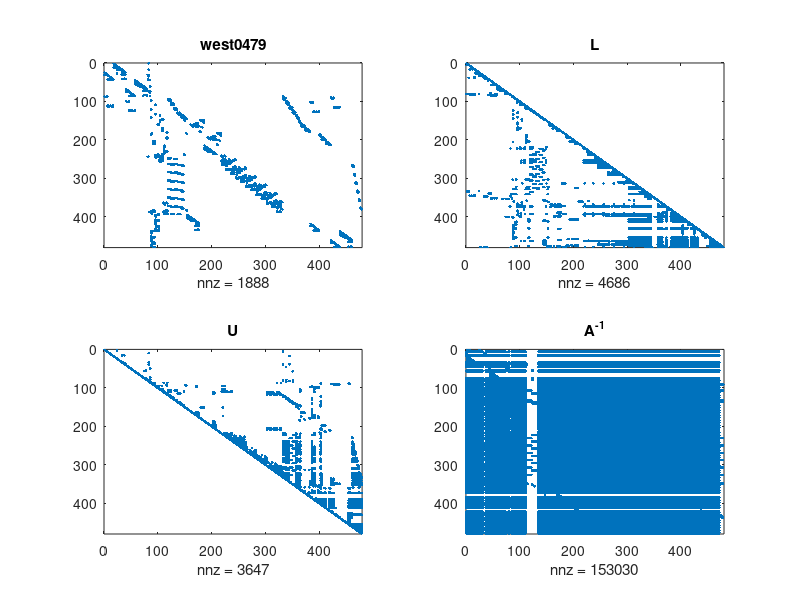
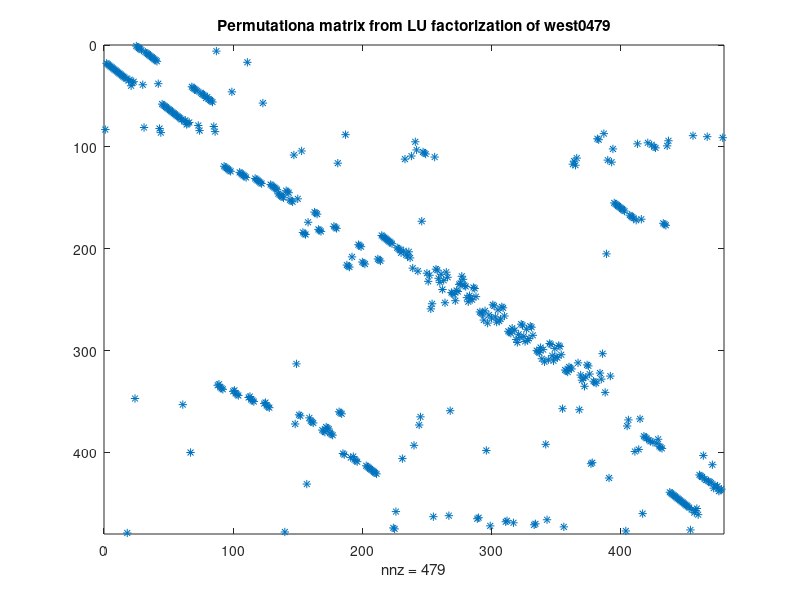
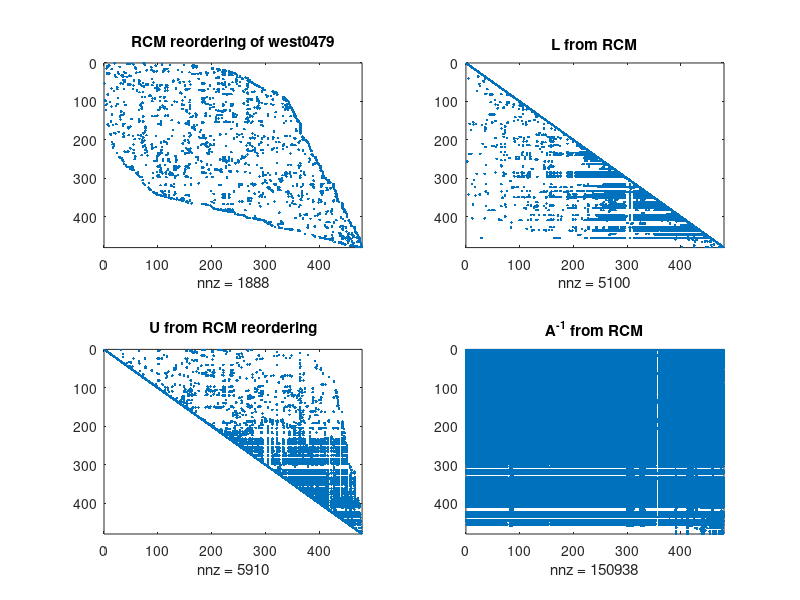
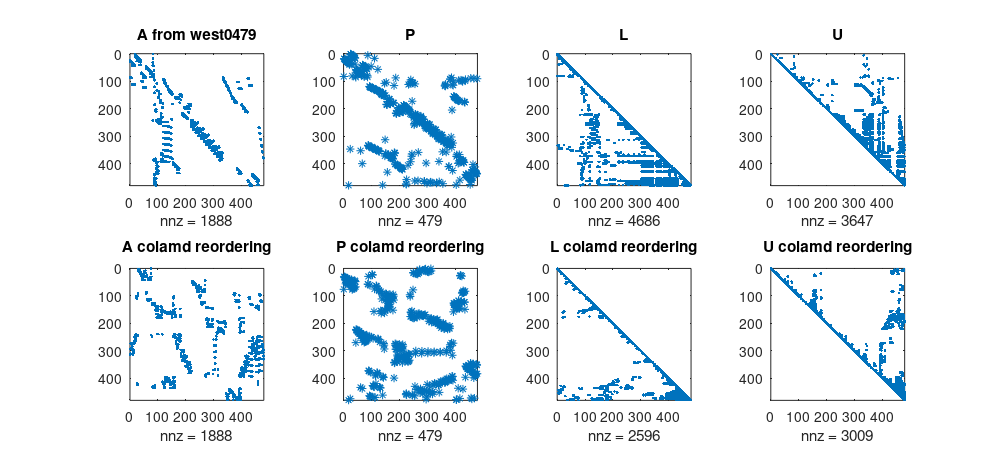

Source code (MATLAB) for these figures, in order:
% MATH2089: File = exwest.m
% Example of fill-in with west0479 matrix

format compact

% Matrix west0479 from Chemical Engineering application
load west0479
A = west0479;
clear west0479;

b = [1:size(A,1)]';

% non-zero elements
figure(1)
subplot(2,2,1)
spy(A)
title('west0479')

% LU factorization
disp('LU factorization with partial pivoting')
t0 = cputime;
[L, U, P] = lu(A);
tf = cputime - t0;
L = tril(L, 0);  
chk = norm(P*A-L*U, inf);
fprintf('LU factorization check: || PA - LU ||_inf = %.2e\n', chk);

subplot(2,2,2)
spy(L)
title('L')

subplot(2,2,3)
spy(U)
title('U')

subplot(2,2,4)
spy(inv(A))
title('A^{-1}')

figure(2)
spy(P,6)
title('Permutationa matrix from LU factorization of west0479')
% Check P is a permutation matrix: P'*P = I
Pchk = norm(P'*P-speye(size(P)), inf);
fprintf('Permuation matrix check: || P^T P - I ||_inf = %.2e\n', Pchk);

% Time solving A*x = b
t0 = cputime;
%x = A \ b;
x = U \ (L \ P*b);
tc = cputime - t0;
xnrm = norm(x, inf);
rnrm = norm(A*x - b, inf);
fprintf('No explicit reordering: ');
fprintf('||x||_inf = %.2e, ||r||_inf = %.2e\n', xnrm, rnrm);
fprintf('Solution time = %.2f secs\n', tc);

disp('Press any key to continue'); pause;

% Reverse Cuthill-McKee ordering: bring non-zeros close to main diagonal
disp('LU factorization after Reverse Cuthill-McKee reordering')
p = symrcm(A);
Arcm = A(p,p);
figure(3)
subplot(2,2,1)
spy(Arcm);
title('RCM reordering of west0479')

[Lrcm, Urcm, Prcm] = lu(Arcm);
Lrcm = tril(Lrcm, 0);  
chkrcm = norm(Prcm*Arcm-Lrcm*Urcm, inf);
fprintf('LU factorization check: || PA - LU ||_inf = %.2e\n', chkrcm);

subplot(2,2,2)
spy(Lrcm)
title('L from RCM')

subplot(2,2,3)
spy(Urcm)
title('U from RCM reordering')

subplot(2,2,4)
spy(inv(Arcm));
title('A^{-1} from RCM')

% Time solving RCM reordered A*x = b
% Variables xrcm = x(p) as columns/variables reordered
t0 = cputime;
%xrcm = Arcm \ brcm;
brcm = b(p);
xrcm = Urcm \ (Lrcm \ Prcm*brcm);
tc = cputime - t0;
xnrm = norm(xrcm - x(p), inf);
rnrm = norm(Arcm*xrcm - brcm, inf);
fprintf('Symmetric RCM reordering: ');
fprintf('||xrcm - x(q)||_inf = %.2e, ||r||_inf = %.2e\n', xnrm, rnrm);
fprintf('Solution time = %.2f secs\n', tc);

disp('Press any key to continue'); pause;

% Adaptive Minimum Degree reordering: sparse LU factorization
disp('LU factorization after column adaptive minimum degree reordering')
q = colamd(A);
Aamd = A(:,q);

figure(4)
subplot(2,2,1)
spy(Aamd);
title('COLAMD reordering of west0479')

[Lamd, Uamd, Pamd] = lu(Aamd);
Lamd = tril(Lamd, 0);
chkamd = norm(Pamd*Aamd-Lamd*Uamd, inf);
fprintf('LU factorization check: || PA - LU ||_inf = %.2e\n', chkamd);

subplot(2,2,2)
spy(Lamd)
title('L from COLAMD reordering')

subplot(2,2,3)
spy(Uamd)
title('U from COLAMD reordering')

subplot(2,2,4)
spy(inv(Aamd));
title('A^{-1} from COLAMD reordering')

% Time solving AMD reordered A*x = b
% For column reordering don't reorder rows/equations/RSH
% Variables xrcm = x(p) as columns/variables reordered
bamd = b;
t0 = cputime;
%xamd = Aamd \ bamd;
xamd = Uamd \ (Lamd \ Pamd*bamd);
tc = cputime - t0;
xnrm = norm(xamd - x(q), inf);
rnrm = norm(Aamd*xamd - bamd, inf);
fprintf('Column AMD reordering: ');
fprintf('||xamd - x(q)||_inf = %.2e, ||r||_inf = %.2e\n', xnrm, rnrm);
fprintf('Solution time = %.2f secs\n', tc);

% Plots for PDF lecture notes
figure(4)
subplot(2,4,1)
spy(A)
title('A from west0479')
subplot(2,4,2)
spy(P)
title('P')
subplot(2,4,3)
spy(L)
title('L')
subplot(2,4,4)
spy(U)
title('U')
subplot(2,4,5)
spy(Aamd)
title('A colamd reordering')
subplot(2,4,6)
spy(Pamd)
title('P colamd reordering')
subplot(2,4,7)
spy(Lamd)
title('L colamd reordering')
subplot(2,4,8)
spy(Uamd)
title('U colamd reordering')
pos = [400 500 1000 450];
set(4, 'Position', pos);
set(4, 'PaperPositionMode', 'Auto')